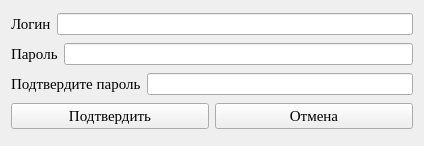
<?xml version="1.0" encoding="UTF-8"?>
<ui version="4.0">
 <class>Log</class>
 <widget class="QWidget" name="Log">
  <property name="geometry">
   <rect>
    <x>0</x>
    <y>0</y>
    <width>424</width>
    <height>146</height>
   </rect>
  </property>
  <property name="windowTitle">
   <string>Form</string>
  </property>
  <layout class="QVBoxLayout" name="verticalLayout">
   <item>
    <layout class="QHBoxLayout" name="horizontalLayout">
     <item>
      <widget class="QLabel" name="lblLogin">
       <property name="sizePolicy">
        <sizepolicy hsizetype="Maximum" vsizetype="Preferred">
         <horstretch>0</horstretch>
         <verstretch>0</verstretch>
        </sizepolicy>
       </property>
       <property name="font">
        <font>
         <family>Times New Roman</family>
         <pointsize>11</pointsize>
        </font>
       </property>
       <property name="text">
        <string>Логин</string>
       </property>
      </widget>
     </item>
     <item>
      <widget class="QLineEdit" name="tbLogin">
       <property name="sizePolicy">
        <sizepolicy hsizetype="Minimum" vsizetype="Fixed">
         <horstretch>0</horstretch>
         <verstretch>0</verstretch>
        </sizepolicy>
       </property>
       <property name="maxLength">
        <number>32768</number>
       </property>
      </widget>
     </item>
    </layout>
   </item>
   <item>
    <layout class="QHBoxLayout" name="horizontalLayout_2">
     <item>
      <widget class="QLabel" name="lblPassword">
       <property name="sizePolicy">
        <sizepolicy hsizetype="Maximum" vsizetype="Preferred">
         <horstretch>0</horstretch>
         <verstretch>0</verstretch>
        </sizepolicy>
       </property>
       <property name="font">
        <font>
         <family>Times New Roman</family>
         <pointsize>11</pointsize>
        </font>
       </property>
       <property name="text">
        <string>Пароль</string>
       </property>
      </widget>
     </item>
     <item>
      <widget class="QLineEdit" name="tbPassword">
       <property name="sizePolicy">
        <sizepolicy hsizetype="Minimum" vsizetype="Fixed">
         <horstretch>0</horstretch>
         <verstretch>0</verstretch>
        </sizepolicy>
       </property>
       <property name="maxLength">
        <number>32768</number>
       </property>
       <property name="echoMode">
        <enum>QLineEdit::Password</enum>
       </property>
      </widget>
     </item>
    </layout>
   </item>
   <item>
    <layout class="QHBoxLayout" name="horizontalLayout_4">
     <item>
      <widget class="QLabel" name="lblConfirm">
       <property name="sizePolicy">
        <sizepolicy hsizetype="Maximum" vsizetype="Preferred">
         <horstretch>0</horstretch>
         <verstretch>0</verstretch>
        </sizepolicy>
       </property>
       <property name="font">
        <font>
         <family>Times New Roman</family>
         <pointsize>11</pointsize>
        </font>
       </property>
       <property name="text">
        <string>Подтвердите пароль</string>
       </property>
      </widget>
     </item>
     <item>
      <widget class="QLineEdit" name="tbConfirm">
       <property name="sizePolicy">
        <sizepolicy hsizetype="Minimum" vsizetype="Fixed">
         <horstretch>0</horstretch>
         <verstretch>0</verstretch>
        </sizepolicy>
       </property>
       <property name="maxLength">
        <number>32768</number>
       </property>
       <property name="echoMode">
        <enum>QLineEdit::Password</enum>
       </property>
      </widget>
     </item>
    </layout>
   </item>
   <item>
    <layout class="QHBoxLayout" name="horizontalLayout_3">
     <item>
      <widget class="QPushButton" name="btEnter">
       <property name="sizePolicy">
        <sizepolicy hsizetype="Minimum" vsizetype="Fixed">
         <horstretch>0</horstretch>
         <verstretch>0</verstretch>
        </sizepolicy>
       </property>
       <property name="font">
        <font>
         <family>Times New Roman</family>
         <pointsize>11</pointsize>
        </font>
       </property>
       <property name="text">
        <string>Подтвердить</string>
       </property>
      </widget>
     </item>
     <item>
      <widget class="QPushButton" name="btCancel">
       <property name="sizePolicy">
        <sizepolicy hsizetype="Minimum" vsizetype="Fixed">
         <horstretch>0</horstretch>
         <verstretch>0</verstretch>
        </sizepolicy>
       </property>
       <property name="font">
        <font>
         <family>Times New Roman</family>
         <pointsize>11</pointsize>
        </font>
       </property>
       <property name="text">
        <string>Отмена</string>
       </property>
      </widget>
     </item>
    </layout>
   </item>
  </layout>
 </widget>
 <resources/>
 <connections/>
</ui>
